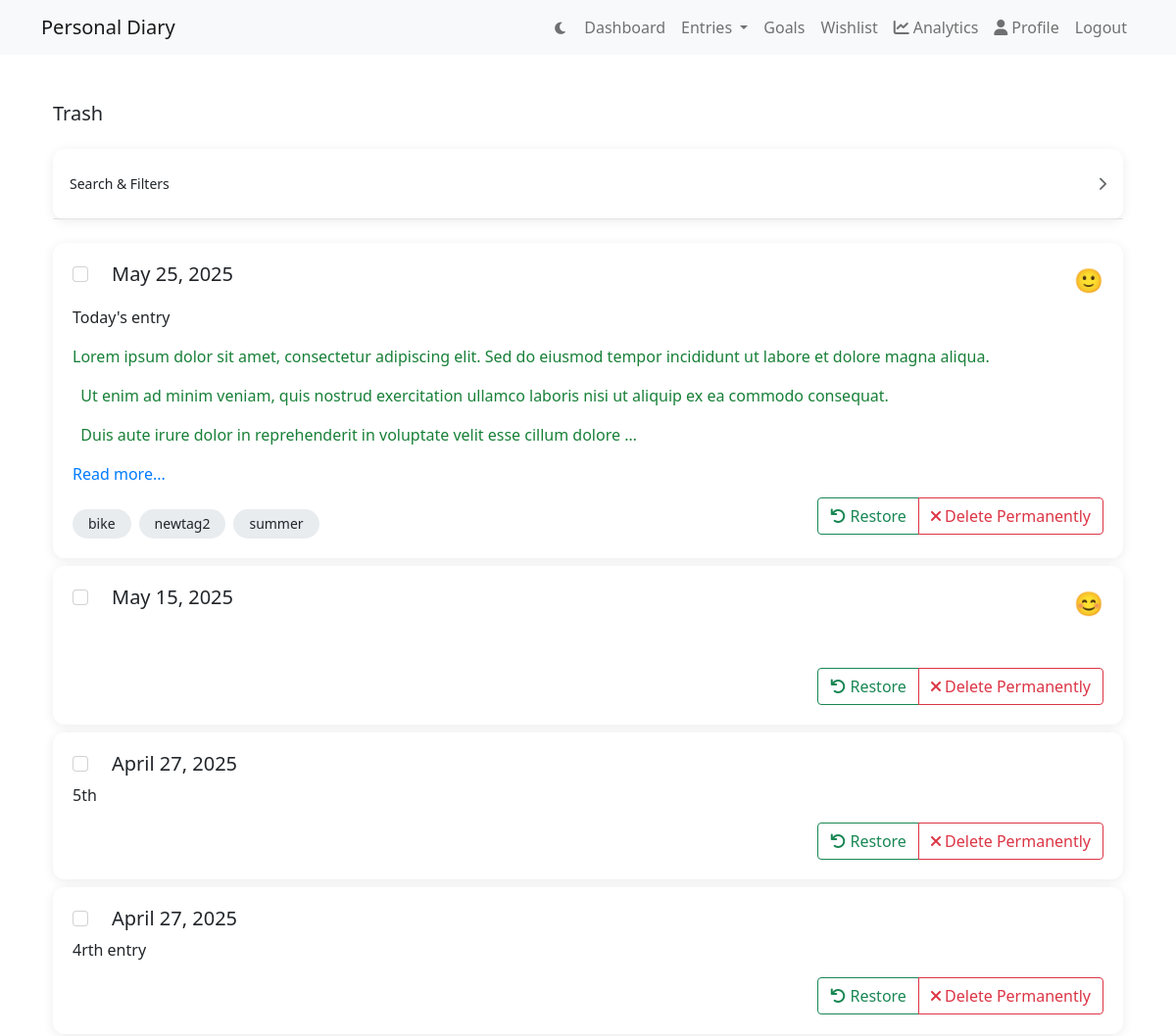
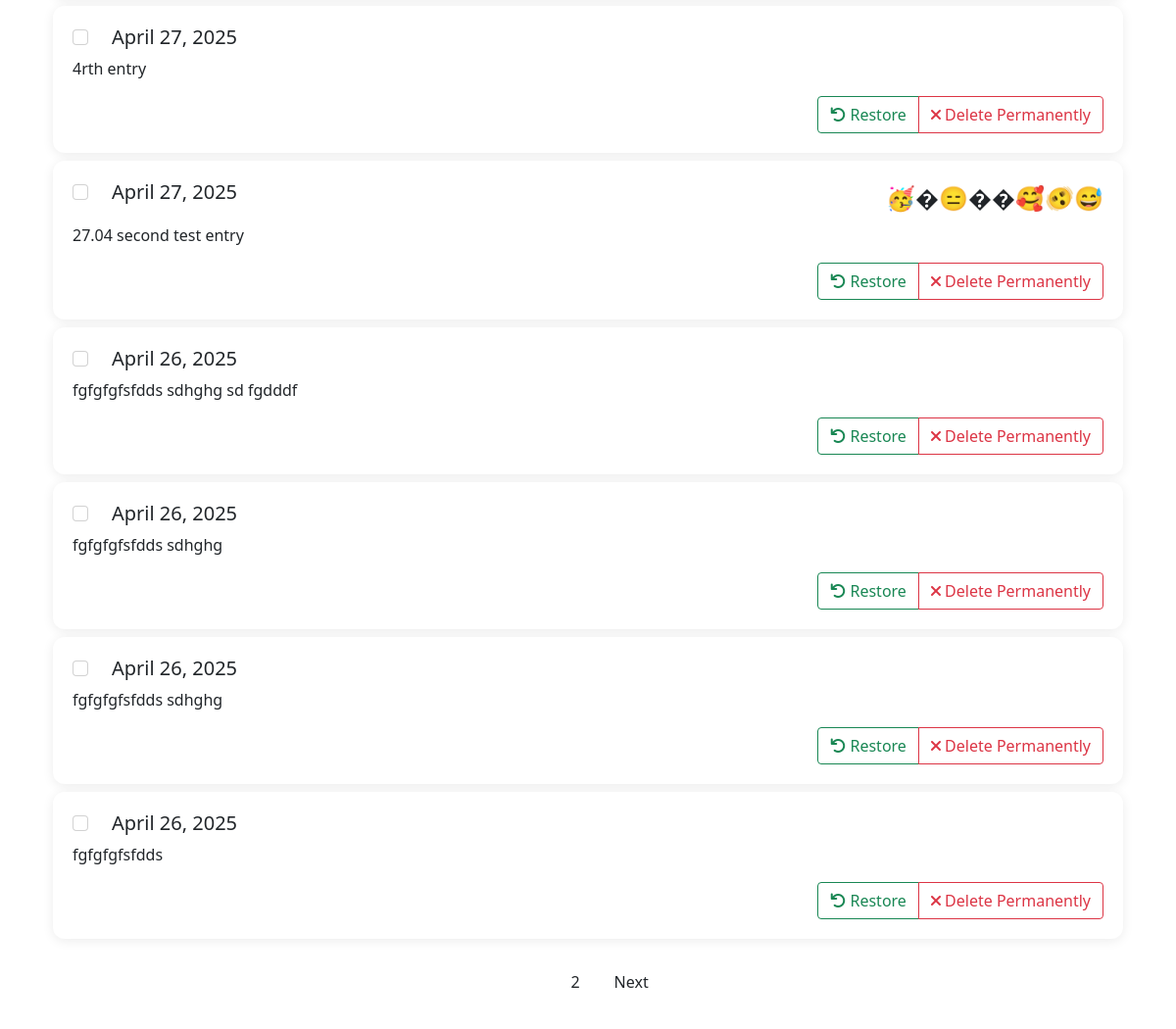
/entries/trash/ (signed in), run on an earlier commit of the app's database (2 pictures, top to bottom).
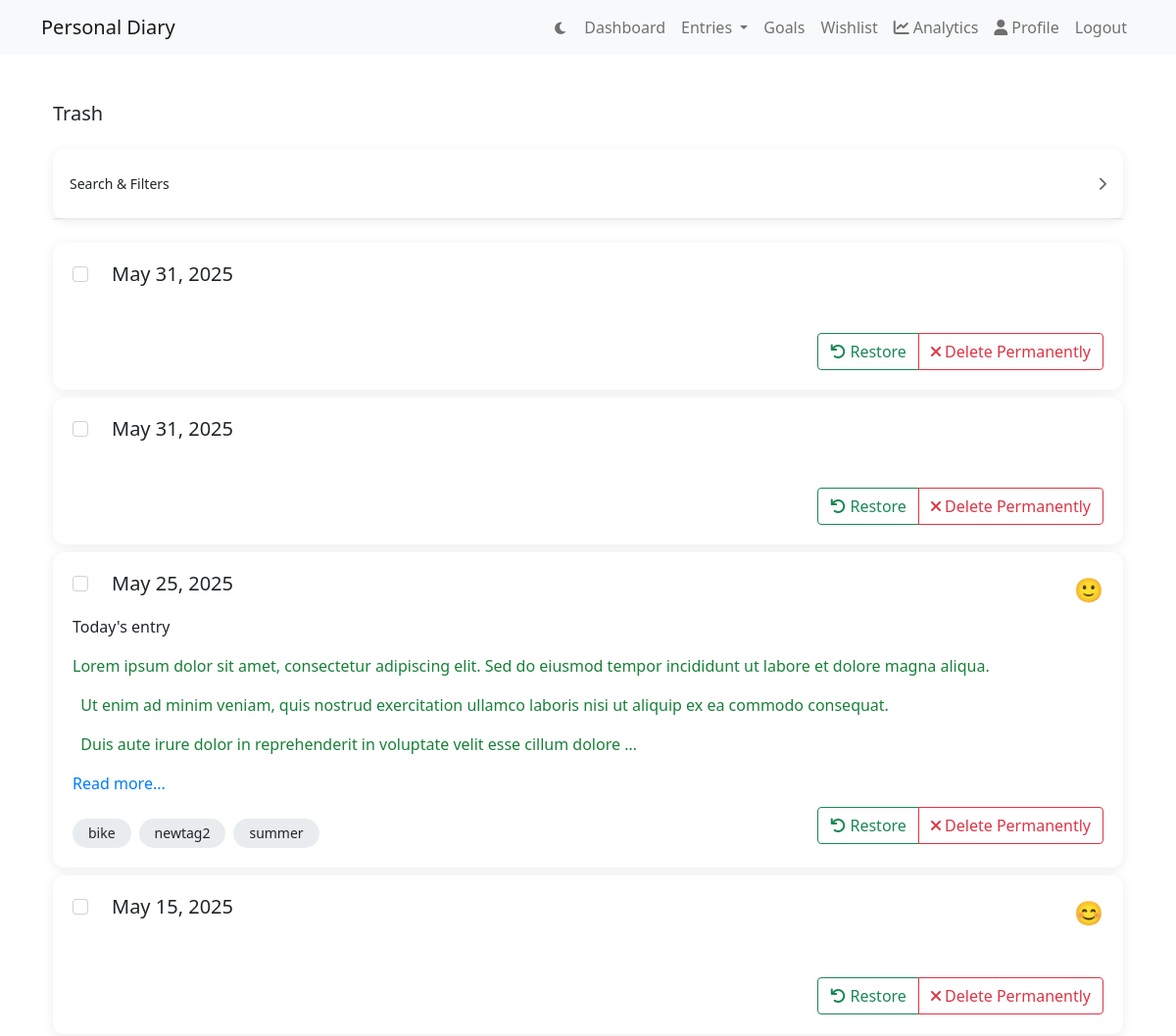
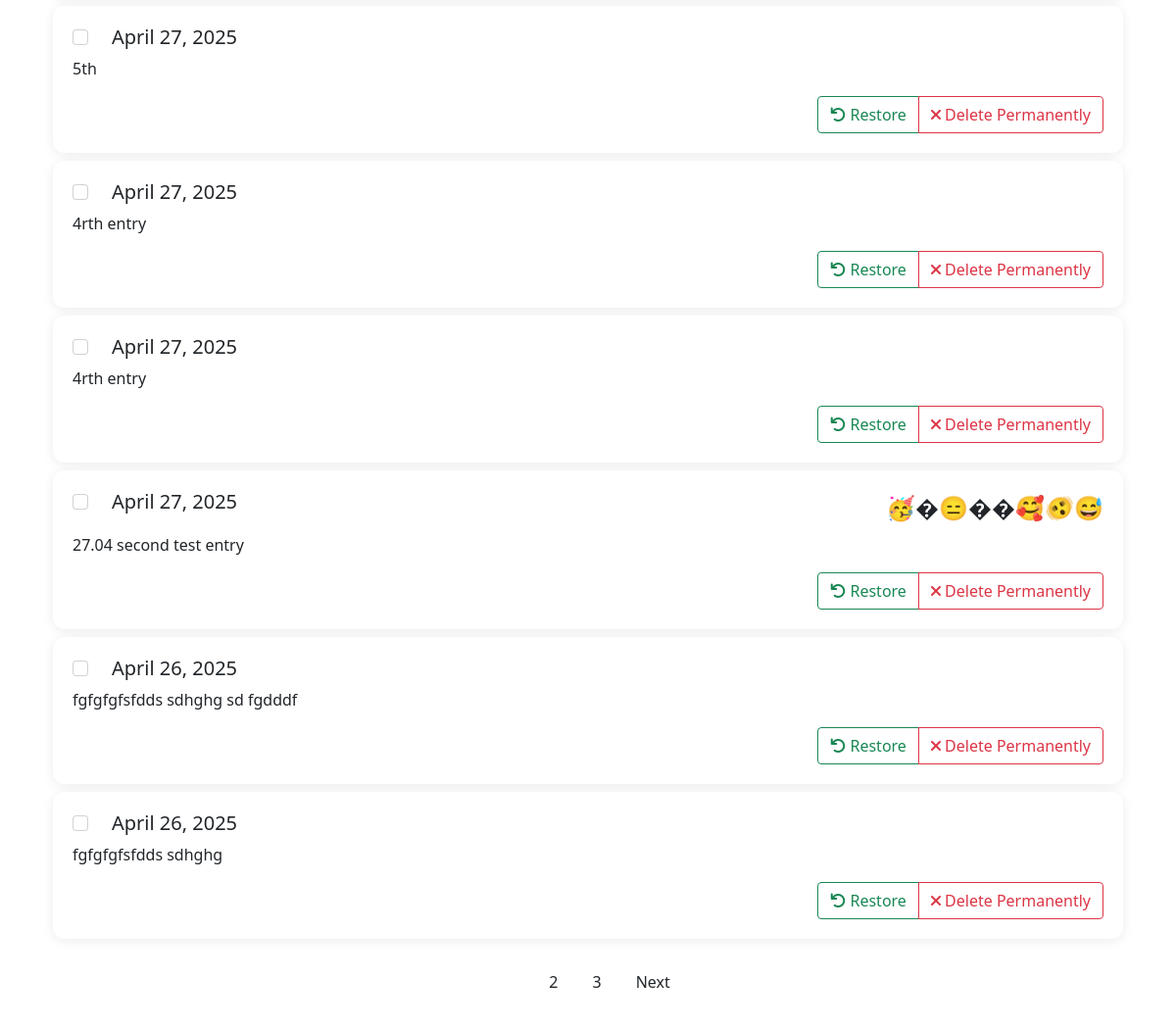
And on a later commit of the database (2 pictures, top to bottom).
### diary/models.py (models this page shows, shortened)
class DiaryEntry(models.Model):
    STATUS_CHOICES = [
        ('active', 'Active'),
        ('archived', 'Archived'),
        ('trash', 'Trash')
    ]
    user = models.ForeignKey(User, on_delete=models.CASCADE)
    content = models.TextField()
    emoji_of_day = models.CharField(max_length=50, blank=True)
    created_at = models.DateTimeField(auto_now_add=True)
    tags = models.ManyToManyField('Tag', blank=True)
    daily_mood = models.ForeignKey(
        DailyMood,
        on_delete=models.SET_NULL,
        null=True,
        blank=True,
        related_name='entries'
    )
    is_autosave = models.BooleanField(default=False)
    status = models.CharField(
        max_length=10,
        choices=STATUS_CHOICES,
        default='active'
    )
    deleted_at = models.DateTimeField(null=True, blank=True)

class Tag(models.Model):
    user = models.ForeignKey(User, on_delete=models.CASCADE)
    name = models.CharField(max_length=50)
    created_at = models.DateTimeField(auto_now_add=True)
    class Meta:
        unique_together = ['user', 'name']
        ordering = ['name']

### diary/views.py (the view)
# urls.py: path('entries/trash/', views.entries_trash, name='entries-trash'),
@login_required
def entries_trash(request):
    entries = DiaryEntry.objects.filter(user=request.user, status='trash')
    search_query = request.GET.get('search', '')
    if search_query:
        entries = entries.filter(
            Q(content__icontains=search_query) |
            Q(tags__name__icontains=search_query)
        ).distinct()
    date_from = request.GET.get('date_from')
    date_to = request.GET.get('date_to')
    if date_from:
        entries = entries.filter(created_at__gte=date_from)
    if date_to:
        entries = entries.filter(created_at__lte=date_to)
    selected_tags = request.GET.getlist('tags')
    if selected_tags:
        entries = entries.filter(tags__id__in=selected_tags)
    sort = request.GET.get('sort', '-created_at')
    entries = entries.order_by(sort)
    paginator = Paginator(entries, 10)  # Show 10 entries per page
    page_number = request.GET.get('page')
    page_obj = paginator.get_page(page_number)
    context = {
        'entries': page_obj,
        'view_type': 'trash',
        'search_query': search_query,
        'sort': sort,
        'selected_tags': selected_tags,
        'all_tags': Tag.objects.filter(user=request.user),
        'date_from': date_from,
        'date_to': date_to,
        'dark_mode': request.user.profile.dark_mode
    }
    return render(request, 'diary/entries_list.html', context)

### diary/templates/diary/entries_list.html (shortened to what the changed rows need)
{% extends "diary/layout.html" %}
{% block content %}
<div class="container py-4">
    <h1 class="h5 mb-4">
        {% if view_type == 'archive' %}
            Archive
        {% elif view_type == 'trash' %}
            Trash
        {% else %}
            My Entries
        {% endif %}
    </h1>
    {% if entries %}
        {% for entry in entries %}
            <div class="card mb-3 entry-card">
                <div class="card-body">
                    <div class="d-flex justify-content-between align-items-start mb-2">
                        <div class="d-flex align-items-center">
                            <div class="entry-checkbox me-3">
                                <input type="checkbox" class="form-check-input entry-select"
                                       data-entry-id="{{ entry.pk }}">
                            </div>
                            <a href="{% url 'entry-detail' pk=entry.pk %}" class="text-decoration-none">
                                <h5 class="card-title mb-0">{{ entry.created_at|date:"F j, Y" }}</h5>
                            </a>
                        </div>
                        <div>
                            {% if entry.emoji_of_day %}
                                <span class="fs-4">{{ entry.emoji_of_day }}</span>
                            {% endif %}
                        </div>
                    </div>
                    <div class="card-text mb-3">
                        <a href="{% url 'entry-detail' pk=entry.pk %}" class="text-decoration-none">
                            {{ entry.content|safe|truncatewords_html:50 }}
                            {% if entry.content|length > 300 %}
                                <span class="text-primary">Read more...</span>
                            {% endif %}
                        </a>
                    </div>
                    <div class="d-flex justify-content-between align-items-center">
                        <div class="tags">
                            {% if entry.tags.all %}
                                {% for tag in entry.tags.all %}
                                    <span class="badge bg-tag">{{ tag.name }}</span>
                                {% endfor %}
                            {% endif %}
                        </div>
                        <div class="btn-group" role="group" onclick="event.preventDefault(); event.stopPropagation()">
                            {% if view_type == 'trash' %}
                                <button class="btn btn-outline-success" onclick="restoreEntry({{ entry.pk }})">
                                    <i class="fas fa-undo"></i> Restore
                                </button>
                                <button class="btn btn-outline-danger" onclick="permanentlyDeleteEntry({{ entry.pk }})">
                                    <i class="fas fa-times"></i> Delete Permanently
                                </button>
                            {% elif view_type == 'archive' %}
                                <button class="btn btn-outline-success" onclick="unarchiveEntry({{ entry.pk }})">
                                    <i class="fas fa-box-open"></i> Unarchive
                                </button>
                            {% endif %}
                        </div>
                    </div>
                </div>
            </div>
        {% endfor %}
        {% if entries.has_other_pages %}
            <nav aria-label="Page navigation" class="mt-4">
                <ul class="pagination justify-content-center">
                    {% for num in entries.paginator.page_range %}
                        <li class="page-item {% if entries.number == num %}active{% endif %}">
                            <a class="page-link" href="?page={{ num }}{% if view_type %}&view_type={{ view_type }}{% endif %}">{{ num }}</a>
                        </li>
                    {% endfor %}
                </ul>
            </nav>
        {% endif %}
    {% else %}
        <div class="text-center py-5">
            <h4 class="text-muted">No entries found</h4>
            <a href="{% url 'entry-create' %}" class="btn btn-primary mt-3">Create New Entry</a>
        </div>
    {% endif %}
</div>
{% endblock %}

What changed in the data, as far as the page shows it:
no longer on this page (row unchanged): DiaryEntry: created_at "April 26, 2025", content "fgfgfgfsfdds sdhghg"
no longer on this page (row unchanged): DiaryEntry: created_at "April 26, 2025", content "fgfgfgfsfdds"
added DiaryEntry: created_at "May 31, 2025"
added DiaryEntry: created_at "May 31, 2025"
Also different on the page:
new list line: "3"
